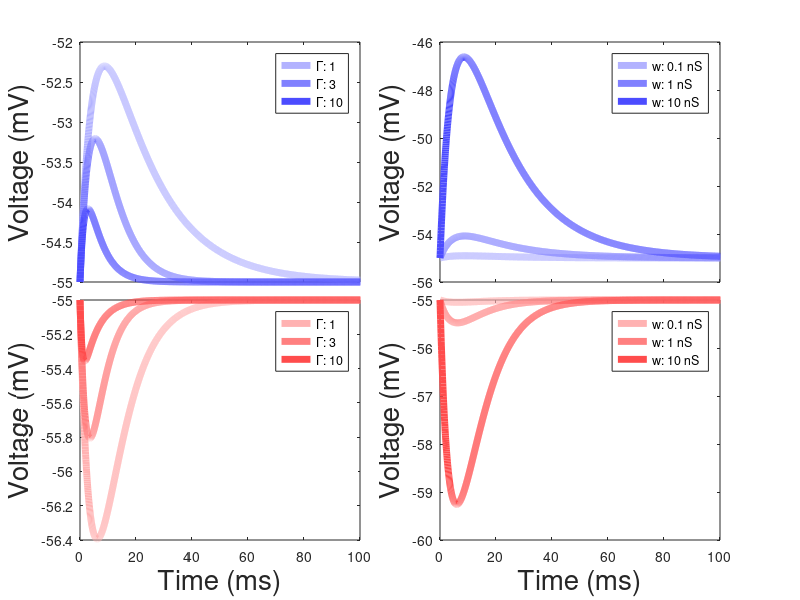

The MATLAB source for this figure: (Note: this script raises an error after producing the figure.)
%% Time Parameters
dt      = 0.05;
tEND    = 1e3;
t       = 0:dt:tEND;
T       = length(t);

%% Neuron Parameters

%Neuron properties
E_L     = [-65 -67];    %rev potential: leak (mV)
g_L     = [182/18 119/8];     %leak conductance (nS)
C       = [182 119];    %capacitance (pF)
V_th    = [-45 -47];    %spike threshold (mV)
V_reset = [-55 -55];    %reset potential (mV)
t_ref   = 0.5;    %refractory period (ms)

%Synaptic Properties
E_e     = 0;      %rev potential: E (mV)
E_i     = -80;    %rev potential: I (mV)
tau_s   = 5;      %synaptic decay timescale (1/ms)

%Adaptation Properties (No adaptation)
E_w     = -70;    %rev potential: adaptation (mV)
b_w     = 0.01;   %adaptation decay timescale (1/ms)
b       = 0;    %adaptation activation rate (1/ms)
delta_T = 0;     %subthreshold adaptation steepness
w_r     = 0.1;     %adaptation at rest (0-1)
gwnorm  = 0;       %magnitude of adaptation


%% Normalized Paramets

v_inf = [-55 -55];      %Input Voltage from Population
tau   = C./g_L;         %Cell tau
w     = [0.1;0.3;1;3;10]; %Weight of incoming signal
W     = transpose(logspace(-1,1.5,25));
G     = [1,3,10];              %Background tau

N     = length(w);
NN    = length(W);

%% Allocated Arrays

vE = zeros(N,T,length(G));
vI = zeros(N,T,length(G));

VE = v_inf(1).*ones(NN,T,length(G));
VI = v_inf(2).*ones(NN,T,length(G));

vE(:,1,:) = v_inf(1).*ones(N,1,length(G));
vI(:,1,:) = v_inf(2).*ones(N,1,length(G));

VE(:,1,:) = v_inf(1).*ones(NN,1,length(G));
VI(:,1,:) = v_inf(2).*ones(NN,1,length(G));

s = exp(-t./tau_s);

%% Loop 
for gg = 1:length(G)
for n = 1:T-1
    
    dvE = - vE(:,n,gg) + v_inf(1) - ((w.*s(n))./(g_L(1).*G(gg))).*(vE(:,n,gg) - E_e);
    dvI = - vI(:,n,gg) + v_inf(2) - ((w.*s(n))./(g_L(2).*G(gg))).*(vI(:,n,gg) - E_i);
        
    vE(:,n+1,gg) = vE(:,n,gg) + dvE.*dt.*(G(gg)./tau(1));
    vI(:,n+1,gg) = vI(:,n,gg) + dvI.*dt.*(G(gg)./tau(2));
    
    dVE = - VE(:,n,gg) + v_inf(1) - ((W.*s(n))./(g_L(1).*G(gg))).*(VE(:,n,gg) - E_e);
    dVI = - VI(:,n,gg) + v_inf(2) - ((W.*s(n))./(g_L(2).*G(gg))).*(VI(:,n,gg) - E_i);
        
    VE(:,n+1,gg) = VE(:,n,gg) + dVE.*dt.*(G(gg)./tau(1));
    VI(:,n+1,gg) = VI(:,n,gg) + dVI.*dt.*(G(gg)./tau(2));
    
end
end

%%
figure
pos = [0.1,0.53,0.35,0.4];
subplot('position',pos)
plot(t,vE(4,:,1),'Color',[0.7 0.7 1],'linewidth',5)
hold on
plot(t,vE(4,:,2),'Color',[0.5 0.5 1],'linewidth',5)
hold on
plot(t,vE(4,:,3),'Color',[0.3 0.3 1],'linewidth',5)
xlim([0 100])
ylabel('Voltage (mV)','FontSize',20)

legend('\Gamma: 1','\Gamma: 3','\Gamma: 10')

set(gca,'XTickLabel',[])
pos = [0.1,0.1,0.35,0.4];
subplot('position',pos)
plot(t,vI(4,:,1),'Color',[1 0.7 0.7],'linewidth',5)
hold on
plot(t,vI(4,:,2),'Color',[1 0.5 0.5],'linewidth',5)
hold on
plot(t,vI(4,:,3),'Color',[1 0.3 0.3],'linewidth',5)
xlim([0 100])
xlabel('Time (ms)','FontSize',20);ylabel('Voltage (mV)','FontSize',20)

legend('\Gamma: 1','\Gamma: 3','\Gamma: 10')

%NiceSave('Example_EPSP_IPSP_w_3','/Users/jonathangornet/Documents/GitHub/SOSpikingModel/Figures',[])

pos = [0.55,0.53,0.35,0.4];
subplot('position',pos)
plot(t,vE(1,:,1),'Color',[0.7 0.7 1],'linewidth',5)
hold on
plot(t,vE(3,:,1),'Color',[0.5 0.5 1],'linewidth',5)
hold on
plot(t,vE(5,:,1),'Color',[0.3 0.3 1],'linewidth',5)
xlim([0 100])
ylabel('Voltage (mV)','FontSize',20)

legend('w: 0.1 nS','w: 1 nS','w: 10 nS')

set(gca,'XTickLabel',[])

pos = [0.55,0.1,0.35,0.4];
subplot('position',pos)
plot(t,vI(1,:,1),'Color',[1 0.7 0.7],'linewidth',5)
hold on
plot(t,vI(3,:,1),'Color',[1 0.5 0.5],'linewidth',5)
hold on
plot(t,vI(5,:,1),'Color',[1 0.3 0.3],'linewidth',5)
xlim([0 100])
xlabel('Time (ms)','FontSize',20);ylabel('Voltage (mV)','FontSize',20)

legend('w: 0.1 nS','w: 1 nS','w: 10 nS')

NiceSave('Example_EPSP_IPSP_Examples','/Users/jonathangornet/Documents/GitHub/SOSpikingModel/Figures',[])

%%

for gg = 1:length(G)
    
figure
subplot(2,1,1)
plot(t,vE(1,:,gg),'Color',[0.7 0.7 1],'linewidth',2)
hold on
plot(t,vE(2,:,gg),'Color',[0.5 0.5 1],'linewidth',2)
hold on
plot(t,vE(3,:,gg),'Color',[0.3 0.3 1],'linewidth',2)
hold on
plot(t,vE(4,:,gg),'Color',[0 0 1],'linewidth',2)
hold on
plot(t,vE(5,:,gg),'Color',[0 0 0.5],'linewidth',2)
xlim([0 100])
xlabel('Time (ms)','fontsize',20);ylabel('Voltage (mV)','fontsize',20);title('EPSP','fontsize',20)
legend(["0.1 nS","0.3 nS","1 nS","3 nS","10 nS"])

subplot(2,1,2)
plot(t,vI(1,:,gg),'Color',[1 0.7 0.7],'linewidth',2)
hold on
plot(t,vI(2,:,gg),'Color',[1 0.5 0.5],'linewidth',2)
hold on
plot(t,vI(3,:,gg),'Color',[1 0.3 0.3],'linewidth',2)
hold on
plot(t,vI(4,:,gg),'Color',[1 0 0],'linewidth',2)
hold on
plot(t,vI(5,:,gg),'Color',[0.5 0 0],'linewidth',2)
xlim([0 100])
xlabel('Time (ms)','fontsize',20);ylabel('Voltage (mV)','fontsize',20);title('EPSP','fontsize',20)
legend(["0.1 nS","0.3 nS","1 nS","3 nS","10 nS"])
NiceSave(['Example_EPSP_IPSP_G_' char(num2str(G(gg)))],'/Users/jonathangornet/Documents/GitHub/SOSpikingModel/Figures',[])

end

%%
figure
subplot(2,1,1)
plot(t,vE(3,:,1),'Color',[0.7 0.7 1],'linewidth',2)
hold on
plot(t,vE(3,:,2),'Color',[0.3 0.3 1],'linewidth',2)
hold on
plot(t,vE(3,:,3),'Color',[0 0 0.5],'linewidth',2)
xlim([0 100])
xlabel('Time (ms)','fontsize',20);ylabel('Voltage (mV)','fontsize',20);title('EPSP','fontsize',20)
legend(["\Gamma 1","\Gamma 3","\Gamma 10"])

subplot(2,1,2)
plot(t,vI(3,:,1),'Color',[1 0.7 0.7],'linewidth',2)
hold on
plot(t,vI(3,:,2),'Color',[1 0.3 0.3],'linewidth',2)
hold on
plot(t,vI(3,:,3),'Color',[0.5 0 0],'linewidth',2)
xlim([0 100])
xlabel('Time (ms)','fontsize',20);ylabel('Voltage (mV)','fontsize',20);title('EPSP','fontsize',20)
legend(["\Gamma 1","\Gamma 3","\Gamma 10"])
NiceSave(['Example_EPSP_IPSP_Gamma'],'/Users/jonathangornet/Documents/GitHub/SOSpikingModel/Figures',[])

%%
VEmax = zeros(N,length(G));
VImin = zeros(NN,length(G));

for gg = 1:length(G)
for ii = 1:NN
    
    VEmax(ii,gg) = max(VE(ii,:,gg)) - v_inf(1);
    VImin(ii,gg) = min(VI(ii,:,gg)) - v_inf(2);
        
end
end

%%
figure
subplot(2,1,1)
plot(log10(W),log10(VEmax(:,1)),'.-','Color',[0.7 0.7 1],'linewidth',2,'markersize',25)
hold on
plot(log10(W),log10(VEmax(:,2)),'.-','Color',[0.3 0.3 1],'linewidth',2,'markersize',25)
hold on
plot(log10(W),log10(VEmax(:,3)),'.-','Color',[0 0 0.5],'linewidth',2,'markersize',25)
LogScale('xy',10)
xlabel('Weight (nS)','fontsize',20);ylabel('Voltage mV','fontsize',20);title('EPSP','fontsize',20)
legend('G: 1','G: 3','G: 10','Location','northwest')
subplot(2,1,2)
plot(log10(W),log10(VImin(:,1)),'.-','Color',[1 0.7 0.7],'linewidth',2,'markersize',25)
hold on
plot(log10(W),log10(VImin(:,2)),'.-','Color',[1 0.3 0.3],'linewidth',2,'markersize',25)
hold on
plot(log10(W),log10(VImin(:,3)),'.-','Color',[0.5 0 0],'linewidth',2,'markersize',25)
legend('G: 1','G: 3','G: 10','Location','southwest')
LogScale('xy',10)
xlabel('Weight (nS)','fontsize',20);ylabel('Voltage mV','fontsize',20);title('IPSP','fontsize',20)

NiceSave('EPSP_IPSP','/Users/jonathangornet/Documents/GitHub/SOSpikingModel/Figures',[])

